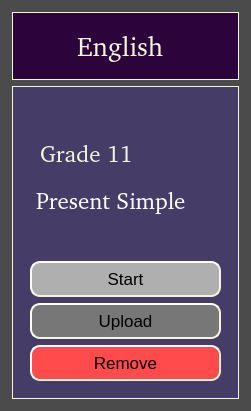
<?xml version="1.0" encoding="UTF-8"?>
<ui version="4.0">
 <class>Frame</class>
 <widget class="QFrame" name="Frame">
  <property name="geometry">
   <rect>
    <x>0</x>
    <y>0</y>
    <width>251</width>
    <height>411</height>
   </rect>
  </property>
  <property name="windowTitle">
   <string>Frame</string>
  </property>
  <property name="styleSheet">
   <string notr="true">QFrame{
	background-color: #4b4b4b;
	color: beige;
}</string>
  </property>
  <layout class="QGridLayout">
   <item row="0" column="0">
    <widget class="QFrame" name="test_card">
     <property name="styleSheet">
      <string notr="true">QFrame{
	background-color: #4b4b4b;
	color: beige;
	border: 0px;
}</string>
     </property>
     <property name="frameShape">
      <enum>QFrame::StyledPanel</enum>
     </property>
     <property name="frameShadow">
      <enum>QFrame::Raised</enum>
     </property>
     <layout class="QVBoxLayout" name="verticalLayout_5">
      <property name="leftMargin">
       <number>1</number>
      </property>
      <property name="topMargin">
       <number>1</number>
      </property>
      <property name="rightMargin">
       <number>1</number>
      </property>
      <property name="bottomMargin">
       <number>1</number>
      </property>
      <item>
       <widget class="QFrame" name="frame_12">
        <property name="styleSheet">
         <string notr="true">color:beige;
background-color: #2D033B;
border: 1px solid beige;
padding: 4px;</string>
        </property>
        <property name="frameShape">
         <enum>QFrame::StyledPanel</enum>
        </property>
        <property name="frameShadow">
         <enum>QFrame::Raised</enum>
        </property>
        <layout class="QHBoxLayout" name="horizontalLayout_4">
         <property name="spacing">
          <number>0</number>
         </property>
         <property name="sizeConstraint">
          <enum>QLayout::SetMaximumSize</enum>
         </property>
         <property name="leftMargin">
          <number>0</number>
         </property>
         <property name="topMargin">
          <number>9</number>
         </property>
         <property name="bottomMargin">
          <number>8</number>
         </property>
         <item alignment="Qt::AlignHCenter">
          <widget class="QLabel" name="topic">
           <property name="font">
            <font>
             <family>URW Bookman [UKWN]</family>
             <pointsize>20</pointsize>
            </font>
           </property>
           <property name="styleSheet">
            <string notr="true">QFrame{
	border: 0px;
}</string>
           </property>
           <property name="text">
            <string>English</string>
           </property>
          </widget>
         </item>
        </layout>
       </widget>
      </item>
      <item>
       <widget class="QFrame" name="frame_13">
        <property name="styleSheet">
         <string notr="true">border:1px solid beige;
background-color: #453C67;
color:black;
padding: 4px;</string>
        </property>
        <property name="frameShape">
         <enum>QFrame::StyledPanel</enum>
        </property>
        <property name="frameShadow">
         <enum>QFrame::Raised</enum>
        </property>
        <layout class="QVBoxLayout" name="verticalLayout_6">
         <item>
          <widget class="QFrame" name="frame_14">
           <property name="styleSheet">
            <string notr="true">color:beige;
border: 0px solid beige;</string>
           </property>
           <property name="frameShape">
            <enum>QFrame::StyledPanel</enum>
           </property>
           <property name="frameShadow">
            <enum>QFrame::Raised</enum>
           </property>
           <layout class="QVBoxLayout" name="verticalLayout_7">
            <property name="spacing">
             <number>0</number>
            </property>
            <property name="leftMargin">
             <number>0</number>
            </property>
            <property name="topMargin">
             <number>0</number>
            </property>
            <property name="rightMargin">
             <number>0</number>
            </property>
            <property name="bottomMargin">
             <number>0</number>
            </property>
            <item>
             <spacer name="verticalSpacer_4">
              <property name="orientation">
               <enum>Qt::Vertical</enum>
              </property>
              <property name="sizeHint" stdset="0">
               <size>
                <width>20</width>
                <height>40</height>
               </size>
              </property>
             </spacer>
            </item>
            <item>
             <widget class="QLabel" name="grade">
              <property name="font">
               <font>
                <family>URW Bookman [UKWN]</family>
                <pointsize>17</pointsize>
               </font>
              </property>
              <property name="styleSheet">
               <string notr="true">border:0px;
</string>
              </property>
              <property name="text">
               <string>Grade 11</string>
              </property>
             </widget>
            </item>
           </layout>
          </widget>
         </item>
         <item>
          <widget class="QLabel" name="subtopic">
           <property name="font">
            <font>
             <family>URW Bookman [UKWN]</family>
             <pointsize>17</pointsize>
            </font>
           </property>
           <property name="styleSheet">
            <string notr="true">border:0px;
color:white;</string>
           </property>
           <property name="text">
            <string>Present Simple</string>
           </property>
          </widget>
         </item>
         <item>
          <spacer name="verticalSpacer_2">
           <property name="orientation">
            <enum>Qt::Vertical</enum>
           </property>
           <property name="sizeHint" stdset="0">
            <size>
             <width>20</width>
             <height>40</height>
            </size>
           </property>
          </spacer>
         </item>
         <item>
          <widget class="QFrame" name="frame_15">
           <property name="styleSheet">
            <string notr="true">
border: 0px solid beige;</string>
           </property>
           <property name="frameShape">
            <enum>QFrame::StyledPanel</enum>
           </property>
           <property name="frameShadow">
            <enum>QFrame::Raised</enum>
           </property>
           <layout class="QVBoxLayout" name="verticalLayout_8">
            <property name="leftMargin">
             <number>0</number>
            </property>
            <property name="topMargin">
             <number>0</number>
            </property>
            <property name="rightMargin">
             <number>0</number>
            </property>
            <property name="bottomMargin">
             <number>0</number>
            </property>
            <item>
             <widget class="QPushButton" name="start_btn">
              <property name="font">
               <font>
                <pointsize>13</pointsize>
               </font>
              </property>
              <property name="styleSheet">
               <string notr="true">QPushButton{
	color: black;
	background-color: #afafaf;
	border-style: outset;
	border-width: 2px;
	border-radius: 10px;
	border-color: beige;
	padding: 6px;

}

QPushButton:hover{
		background-color: #7289DA;
		color: white;
}</string>
              </property>
              <property name="text">
               <string>Start</string>
              </property>
             </widget>
            </item>
            <item>
             <widget class="QPushButton" name="upload_btn">
              <property name="font">
               <font>
                <pointsize>13</pointsize>
               </font>
              </property>
              <property name="styleSheet">
               <string notr="true">QPushButton{
	color: black;
	background-color: #777777;
	border-style: outset;
	border-width: 2px;
	border-radius: 10px;
	border-color: beige;
	padding: 6px;
}

QPushButton:hover{
		background-color: #FED049;
}</string>
              </property>
              <property name="text">
               <string>Upload</string>
              </property>
             </widget>
            </item>
            <item>
             <widget class="QPushButton" name="remove_btn">
              <property name="maximumSize">
               <size>
                <width>16777215</width>
                <height>16777215</height>
               </size>
              </property>
              <property name="font">
               <font>
                <pointsize>13</pointsize>
                <weight>50</weight>
                <italic>false</italic>
                <bold>false</bold>
                <underline>false</underline>
                <strikeout>false</strikeout>
               </font>
              </property>
              <property name="styleSheet">
               <string notr="true">QPushButton{
	background-color: #ff4b4b;
	color: black;
	border-style: outset;
	border-width: 2px;
	border-radius: 10px;
	border-color: beige;
	padding: 6px;
}

QPushButton:hover{
		background-color: black;
		color: white;
}</string>
              </property>
              <property name="text">
               <string>Remove</string>
              </property>
             </widget>
            </item>
           </layout>
          </widget>
         </item>
        </layout>
       </widget>
      </item>
     </layout>
    </widget>
   </item>
  </layout>
 </widget>
 <resources/>
 <connections/>
</ui>
